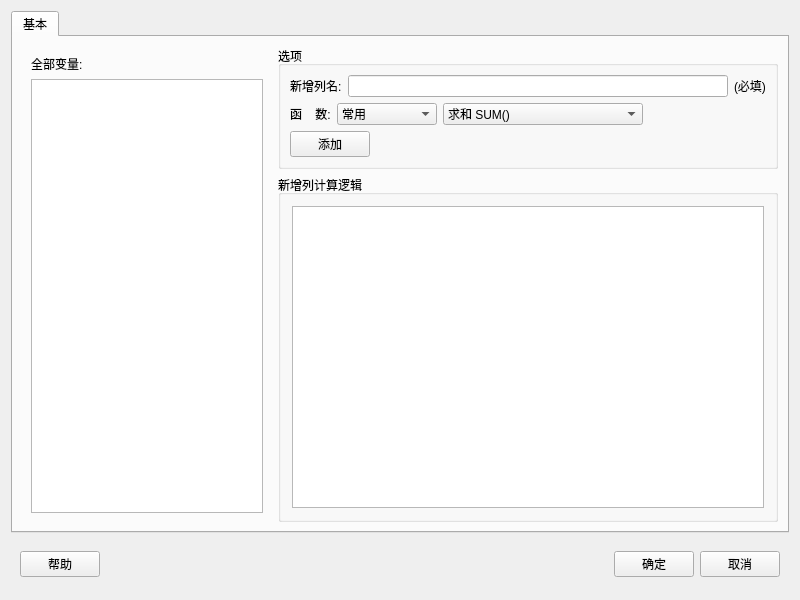
<?xml version="1.0" encoding="UTF-8"?>
<ui version="4.0">
 <class>Form</class>
 <widget class="QWidget" name="Form">
  <property name="geometry">
   <rect>
    <x>0</x>
    <y>0</y>
    <width>800</width>
    <height>600</height>
   </rect>
  </property>
  <property name="windowTitle">
   <string>数据-新增列</string>
  </property>
  <layout class="QVBoxLayout" name="verticalLayout_13">
   <item>
    <widget class="QTabWidget" name="tabWidget">
     <property name="currentIndex">
      <number>0</number>
     </property>
     <widget class="QWidget" name="tab">
      <attribute name="title">
       <string>基本</string>
      </attribute>
      <layout class="QHBoxLayout" name="horizontalLayout_5">
       <item>
        <widget class="QWidget" name="widget_2" native="true">
         <property name="maximumSize">
          <size>
           <width>250</width>
           <height>16777215</height>
          </size>
         </property>
         <layout class="QHBoxLayout" name="horizontalLayout">
          <item>
           <layout class="QVBoxLayout" name="verticalLayout_2">
            <item>
             <widget class="QLabel" name="label_3">
              <property name="text">
               <string>全部变量:</string>
              </property>
             </widget>
            </item>
            <item>
             <widget class="QListWidget" name="listWidget_var"/>
            </item>
           </layout>
          </item>
         </layout>
        </widget>
       </item>
       <item>
        <layout class="QVBoxLayout" name="verticalLayout_6">
         <item>
          <widget class="QGroupBox" name="groupBox_3">
           <property name="title">
            <string>选项</string>
           </property>
           <layout class="QVBoxLayout" name="verticalLayout_7">
            <item>
             <layout class="QHBoxLayout" name="horizontalLayout_4">
              <item>
               <widget class="QLabel" name="label_9">
                <property name="text">
                 <string>新增列名:</string>
                </property>
               </widget>
              </item>
              <item>
               <widget class="QLineEdit" name="lineEdit"/>
              </item>
              <item>
               <widget class="QLabel" name="label_11">
                <property name="text">
                 <string>(必填)</string>
                </property>
               </widget>
              </item>
             </layout>
            </item>
            <item>
             <layout class="QHBoxLayout" name="horizontalLayout_10">
              <item>
               <widget class="QLabel" name="label_8">
                <property name="text">
                 <string>函    数:</string>
                </property>
               </widget>
              </item>
              <item>
               <widget class="QComboBox" name="comboBox_5">
                <property name="minimumSize">
                 <size>
                  <width>100</width>
                  <height>0</height>
                 </size>
                </property>
                <item>
                 <property name="text">
                  <string>常用</string>
                 </property>
                </item>
                <item>
                 <property name="text">
                  <string>算术</string>
                 </property>
                </item>
                <item>
                 <property name="text">
                  <string>转换</string>
                 </property>
                </item>
                <item>
                 <property name="text">
                  <string>统计</string>
                 </property>
                </item>
                <item>
                 <property name="text">
                  <string>日期</string>
                 </property>
                </item>
                <item>
                 <property name="text">
                  <string>时间</string>
                 </property>
                </item>
               </widget>
              </item>
              <item>
               <widget class="QComboBox" name="comboBox_6">
                <property name="minimumSize">
                 <size>
                  <width>200</width>
                  <height>0</height>
                 </size>
                </property>
                <item>
                 <property name="text">
                  <string>求和 SUM()</string>
                 </property>
                </item>
                <item>
                 <property name="text">
                  <string>平均值 MEAN()</string>
                 </property>
                </item>
                <item>
                 <property name="text">
                  <string>最大值 MAX()</string>
                 </property>
                </item>
                <item>
                 <property name="text">
                  <string>最小值 MIN()</string>
                 </property>
                </item>
                <item>
                 <property name="text">
                  <string>平方 ^2</string>
                 </property>
                </item>
                <item>
                 <property name="text">
                  <string>立方 ^2</string>
                 </property>
                </item>
                <item>
                 <property name="text">
                  <string>求根 sqrt()</string>
                 </property>
                </item>
                <item>
                 <property name="text">
                  <string>指数 exp()</string>
                 </property>
                </item>
                <item>
                 <property name="text">
                  <string>对数 log()</string>
                 </property>
                </item>
               </widget>
              </item>
              <item>
               <spacer name="horizontalSpacer_3">
                <property name="orientation">
                 <enum>Qt::Horizontal</enum>
                </property>
                <property name="sizeHint" stdset="0">
                 <size>
                  <width>40</width>
                  <height>20</height>
                 </size>
                </property>
               </spacer>
              </item>
             </layout>
            </item>
            <item>
             <layout class="QHBoxLayout" name="horizontalLayout_11">
              <item>
               <widget class="QPushButton" name="pushButton">
                <property name="text">
                 <string>添加</string>
                </property>
               </widget>
              </item>
              <item>
               <spacer name="horizontalSpacer_4">
                <property name="orientation">
                 <enum>Qt::Horizontal</enum>
                </property>
                <property name="sizeHint" stdset="0">
                 <size>
                  <width>40</width>
                  <height>20</height>
                 </size>
                </property>
               </spacer>
              </item>
             </layout>
            </item>
           </layout>
          </widget>
         </item>
         <item>
          <widget class="QGroupBox" name="groupBox">
           <property name="title">
            <string>新增列计算逻辑</string>
           </property>
           <layout class="QVBoxLayout" name="verticalLayout">
            <property name="spacing">
             <number>7</number>
            </property>
            <property name="leftMargin">
             <number>11</number>
            </property>
            <property name="topMargin">
             <number>11</number>
            </property>
            <property name="rightMargin">
             <number>11</number>
            </property>
            <property name="bottomMargin">
             <number>11</number>
            </property>
            <item>
             <widget class="QPlainTextEdit" name="plainTextEdit">
              <property name="maximumSize">
               <size>
                <width>16777215</width>
                <height>16777215</height>
               </size>
              </property>
             </widget>
            </item>
           </layout>
          </widget>
         </item>
        </layout>
       </item>
      </layout>
     </widget>
    </widget>
   </item>
   <item>
    <widget class="QWidget" name="widget_3" native="true">
     <property name="minimumSize">
      <size>
       <width>0</width>
       <height>50</height>
      </size>
     </property>
     <property name="maximumSize">
      <size>
       <width>16777215</width>
       <height>50</height>
      </size>
     </property>
     <layout class="QVBoxLayout" name="verticalLayout_5">
      <item>
       <layout class="QHBoxLayout" name="horizontalLayout_3">
        <item>
         <widget class="QPushButton" name="pushButton_help">
          <property name="text">
           <string>帮助</string>
          </property>
         </widget>
        </item>
        <item>
         <spacer name="horizontalSpacer">
          <property name="orientation">
           <enum>Qt::Horizontal</enum>
          </property>
          <property name="sizeHint" stdset="0">
           <size>
            <width>40</width>
            <height>20</height>
           </size>
          </property>
         </spacer>
        </item>
        <item>
         <widget class="QPushButton" name="pushButton_ok">
          <property name="text">
           <string>确定</string>
          </property>
         </widget>
        </item>
        <item>
         <widget class="QPushButton" name="pushButton_cancel">
          <property name="text">
           <string>取消</string>
          </property>
         </widget>
        </item>
       </layout>
      </item>
     </layout>
    </widget>
   </item>
  </layout>
 </widget>
 <resources/>
 <connections/>
</ui>
